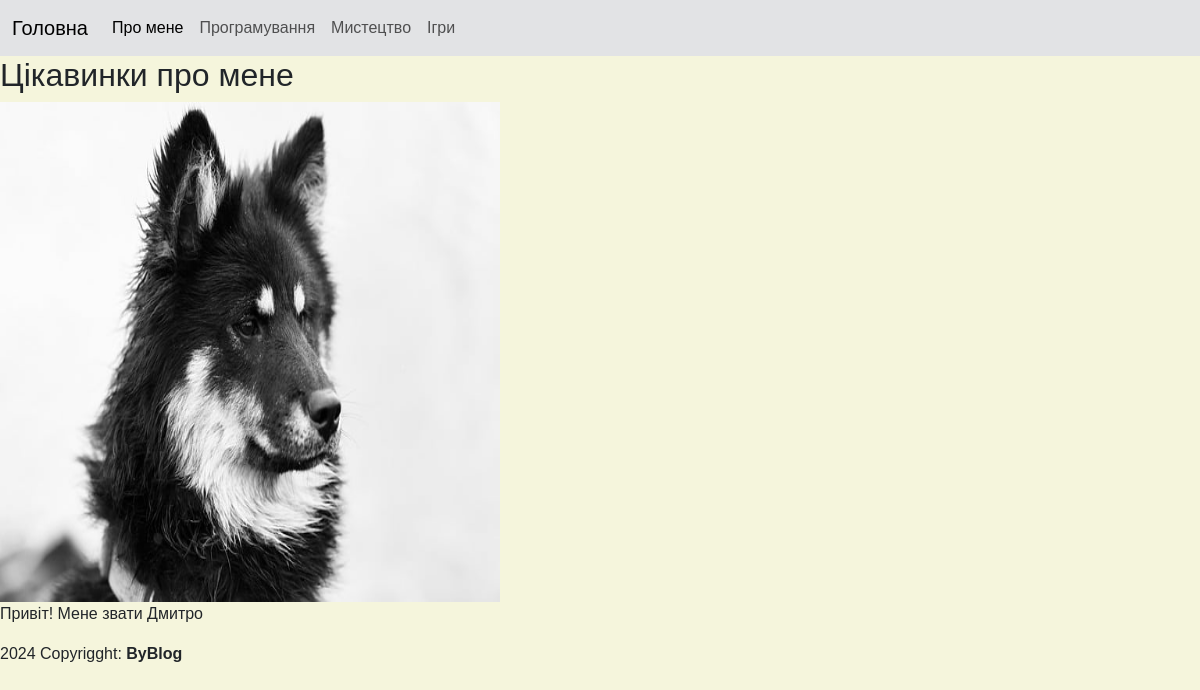
/about, run on the app's committed database.
### tables this page shows
CREATE TABLE user (
	user_id INTEGER PRIMARY KEY AUTOINCREMENT,
	name TEXT,
	image TEXT,
	login TEXT,
	password TEXT,
	description_short TEXT,
	description TEXT
);

### main.py (the view)
@app.route("/about")
def about():
    user = db.getUser()
    print(user)
    return render_template("about.html", user=user)

### db_scripts.py (called while the page is built)
def open():
    global connection,cursor
    connection = sqlite3.connect(db_name)
    cursor = connection.cursor()

def close():
    cursor.close()
    connection.close()

def getUser():
    open()
    cursor.execute('''SELECT * FROM user''')
    user = cursor.fetchone()
    close()
    return user

### templates/about.html
{% extends "index.html" %}
{%block content%}
<h2>Цікавинки про мене</h2>
<img src="/static/{{user[2]}}" alt="фото не знайдено" width="500px" height="500px">
<p>
    {{user[6]}}
</p>
{%endblock%}

### static/style.css (style rules this page uses)
body { background: beige; font-family: Arial, Helvetica, sans-serif; }

### data on the page
user: image (picture), description "Привіт! Мене звати Дмитро"
